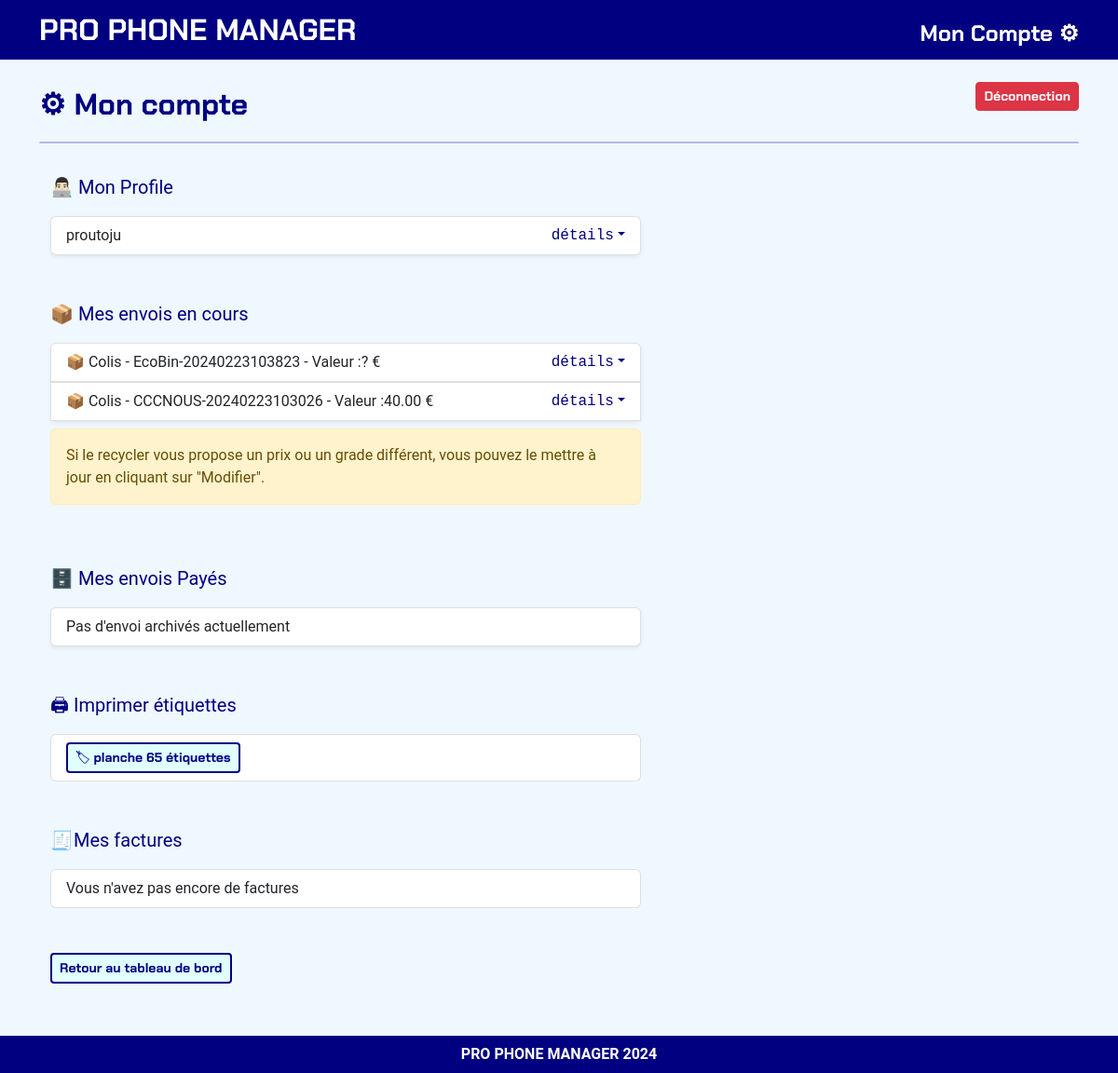
The page /settings/ (signed in) on the database its author committed.
### listings/models.py (models this page shows, shortened)
class Package(models.Model):
    reference = models.CharField(max_length=40, unique=True)
    brokenscreens = models.ManyToManyField('BrokenScreen', related_name='packages')
    date_shipped = models.DateTimeField(auto_now_add=True)
    is_shipped = models.BooleanField(default=False)
    is_paid = models.BooleanField(default=False)
    total_value = models.DecimalField(max_digits=10, decimal_places=2, default=0)
    def get_brokenscreen_fields(self):
        brokenscreen_instances = list(self.brokenscreens.all())
        logger.info(f"get_brokenscreen_fields() returned: {type(brokenscreen_instances)}")
        return brokenscreen_instances

### listings/views.py (the view)
# urls.py: path('settings/', settings_view, name='settings_view'),
@login_required
def settings_view(request):
    repair_store = RepairStore.objects.get(user=request.user)
    unique_references = Package.objects.filter(brokenscreens__repairstore=repair_store).values_list('reference', flat=True).distinct()
    packages_info = {}
    non_paid_packages = []  # Ajouter une liste pour les colis non payés
    paid_packages = []  # Ajouter une liste pour les colis archivés
    total_value_paid = 0  # Initialiser la valeur totale des colis payés
    for reference in unique_references:
        package = Package.objects.filter(
            reference=reference,
            brokenscreens__repairstore=repair_store
        ).first()
        if package:
            brokenscreen_fields = package.get_brokenscreen_fields()
            packages_info[reference] = {
                'package': package,
                'brokenscreen_fields': brokenscreen_fields,
            }
            if not package.is_paid:
                non_paid_packages.append(package)  # Ajouter le colis non payé à la liste
            elif package.is_paid:
                paid_packages.append(package)  # Ajouter le colis archivé à la liste
            if package.is_paid:
                total_value_paid += package.total_value  # Ajouter la valeur totale du colis payé
    has_paid_packages = any(package_info['package'].is_paid for package_info in packages_info.values())
    context = {
        'repair_store': repair_store,
        'packages_info': packages_info,
        'has_paid_packages': has_paid_packages,
        'non_paid_packages': non_paid_packages,  # Ajouter la liste des colis non payés au contexte
        'paid_packages': paid_packages,  # Ajouter la liste des colis archivés au contexte
        'total_value_paid': total_value_paid,  # Ajouter la valeur totale des colis payés au contexte
    }
    return render(request, 'settings_view.html', context)

### listings/models.py (called while the page is built)
    def __str__(self):
        return self.value

    def __str__(self):
        return self.screenbrand

    def __str__(self):
        return f"{self.screenmodel}"

### listings/templates/settings_view.html (shortened to what this page needs)
{% extends "base_webapp.html" %}
{% load static %}
{% block page_title %}
<span>⚙ Mon compte</span>
<span>
    <a class="btn btn-sm btn-danger float-end" style="cursor:pointer;" data-bs-toggle="modal" data-bs-target="#logoutModal">Déconnection</a>
</span>
{% endblock page_title %}
{% block page_content %}
<div class="row mb-4 md-mb-5 mb-lg-5">
	<div class="col-12 col-md-8 col-lg-7 mb-3 fs-5 text-blue">👨🏻‍💻 Mon Profile</div>
	<div class="col-12 col-md-8 col-lg-7">
		<ul class="list-group shadow-sm">
			<li class="list-group-item fs-6">
				<span>{{ user.username }}</span>
				<span class="float-end font-monospace text-blue fs-6 dropdown-toggle">détails</span>
			</li>
		</ul>
	</div>
</div>
<div class="row mb-5">
    <div class="col-12 col-md-8 col-lg-7 mb-3 fs-5 text-blue">📦 Mes envois en cours</div>
    <div class="col-12 col-md-8 col-lg-7">
        {% if non_paid_packages|length > 0 %}
            <ul class="list-group shadow-sm">
                {% for package in non_paid_packages %}
                <li class="list-group-item fs-6">
                    <span class="float-end font-monospace text-blue fs-6 dropdown-toggle" data-bs-toggle="collapse" href="#collapseShipments{{ package.reference }}" role="button" aria-expanded="false" aria-controls="collapseShipments{{ package.reference }}">détails</span>
                    📦 Colis - {{ package.reference }} - Valeur :{{ package.total_value|default:"?" }} €
                </li>
                {% endfor %}
            </ul>
            <div class="alert alert-warning mt-2" role="alert">
                Si le recycler vous propose un prix ou un grade différent, vous pouvez le mettre à jour en cliquant sur "Modifier".
            </div>
        {% else %}
            <ul class="list-group shadow-sm">
                <li class="list-group-item fs-6">Pas d'envoi en cours</li>
            </ul>
        {% endif %}
    </div>
</div>
<div class="row mb-5">
    <div class="col-12 col-md-8 col-lg-7 mb-3 fs-5 text-blue">🗄️ Mes envois Payés</div>
    <div class="col-12 col-md-8 col-lg-7">
        <ul class="list-group shadow-sm">
            {% if paid_packages %}
                <li class="list-group-item fs-6">
                    Cliquez sur détails pour voir vos colis payés
                    <span class="float-end font-monospace text-blue fs-6 dropdown-toggle" data-bs-toggle="collapse" href="#collapseArchivedPackages" role="button" aria-expanded="false" aria-controls="collapseArchivedPackages">détails</span>
                </li>
                <div class="collapse" id="collapseArchivedPackages">
                    <ul class="list-group shadow-sm">
                        {% for package in paid_packages %}
                            <li class="list-group-item fs-6">
                                <a href="{% url 'package_detail' reference=package.reference %}" class="package-item" data-reference="{{ package.reference }}" data-value="{{ package.total_value }}">
                                    📦 Colis - {{ package.reference }} - Valeur :{{ package.total_value|default:"?" }} €
                                </a>
                            </li>
                        {% endfor %}
                    </ul>
                </div>
            {% else %}
                <li class="list-group-item fs-6">Pas d'envoi archivés actuellement</li>
            {% endif %}
        </ul>
    </div>
</div>
<div class="row mb-5">
	<div class="col-12 col-md-8 col-lg-7 mb-3 fs-5 text-blue">🖨 Imprimer étiquettes</div>
	<div class="col-12 col-md-8 col-lg-7">
		<ul class="list-group">
			<li class="list-group-item">
				<a href="{% url 'stickers' %}" class="btn btn-sm btn-outline-blue" target="blank">🏷 planche 65 étiquettes</a>
            </li>
		</ul>
	</div>
</div>
<div class="row mb-5">
    <div class="col-12 col-md-8 col-lg-7 mb-3 fs-5 text-blue">🧾Mes factures</div>
    <div class="col-12 col-md-8 col-lg-7">
        <ul class="list-group">
            <li class="list-group-item">
                Vous n'avez pas encore de factures
            </li>
        </ul>
    </div>
</div>
<div class="d-flex justify-content-left mt-4">
    <a class="btn btn-sm btn-outline-blue me-auto" href="{% url 'dashboard' %}">Retour au tableau de bord</a>
</div>
{% endblock page_content %}

### listings/static/styles.css (style rules this page uses)
body { font-family: 'Roboto', sans-serif; scroll-behavior: smooth; background-color: AliceBlue; }
a { color:navy; }
.text-blue { color:navy; }
.btn { font-family: 'ChakraPetch', sans-serif; }
.btn-outline-blue { font-family: 'ChakraPetch', sans-serif; color:navy; background-color:LightCyan; border: 2px solid navy; }

### rows shown on the page
Package: reference "EcoBin-20240223103823", total_value "?"
Package: reference "CCCNOUS-20240223103026", total_value "40.00"

### other values the page prints
{{ user.username }} "proutoju"
